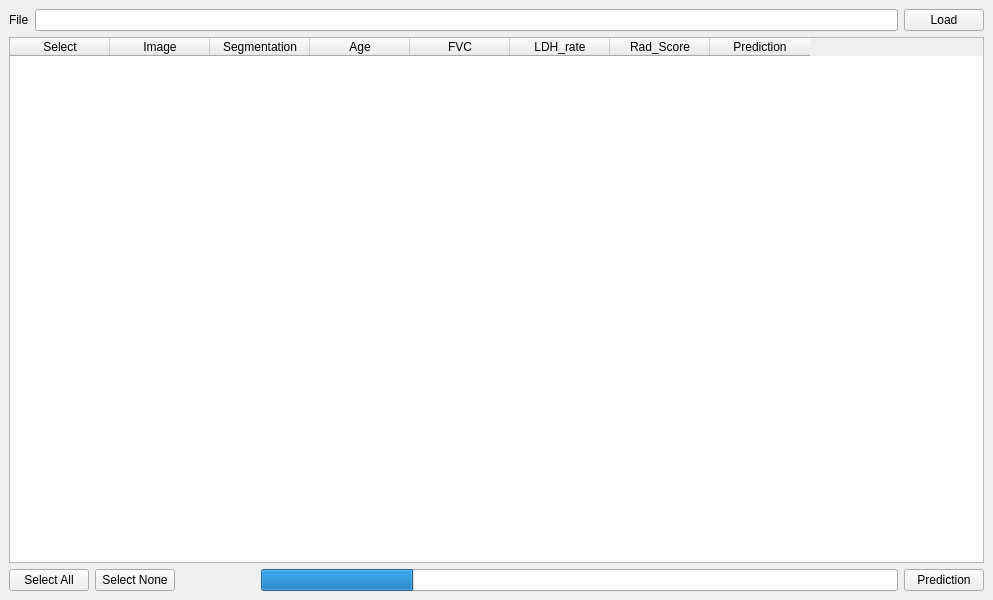
<?xml version="1.0" encoding="UTF-8"?>
<ui version="4.0">
 <class>MainWindow</class>
 <widget class="QMainWindow" name="MainWindow">
  <property name="geometry">
   <rect>
    <x>0</x>
    <y>0</y>
    <width>993</width>
    <height>600</height>
   </rect>
  </property>
  <property name="windowTitle">
   <string>Main</string>
  </property>
  <widget class="QWidget" name="centralwidget">
   <layout class="QVBoxLayout" name="verticalLayout">
    <item>
     <layout class="QGridLayout" name="gridLayout">
      <item row="0" column="2">
       <widget class="QPushButton" name="pushButtonLoad">
        <property name="text">
         <string>Load</string>
        </property>
       </widget>
      </item>
      <item row="0" column="1">
       <widget class="QLineEdit" name="folderName"/>
      </item>
      <item row="0" column="0">
       <widget class="QLabel" name="label">
        <property name="text">
         <string>File</string>
        </property>
       </widget>
      </item>
     </layout>
    </item>
    <item>
     <widget class="QTableWidget" name="tableWidget">
      <column>
       <property name="text">
        <string>Select</string>
       </property>
      </column>
      <column>
       <property name="text">
        <string>Image</string>
       </property>
      </column>
      <column>
       <property name="text">
        <string>Segmentation</string>
       </property>
      </column>
      <column>
       <property name="text">
        <string>Age</string>
       </property>
      </column>
      <column>
       <property name="text">
        <string>FVC</string>
       </property>
      </column>
      <column>
       <property name="text">
        <string>LDH_rate</string>
       </property>
      </column>
      <column>
       <property name="text">
        <string>Rad_Score</string>
       </property>
      </column>
      <column>
       <property name="text">
        <string>Prediction</string>
       </property>
      </column>
     </widget>
    </item>
    <item>
     <layout class="QHBoxLayout" name="horizontalLayout">
      <item>
       <widget class="QPushButton" name="pushButtonSelect_All">
        <property name="text">
         <string>Select All</string>
        </property>
       </widget>
      </item>
      <item>
       <widget class="QPushButton" name="pushButtonSelect_None">
        <property name="text">
         <string>Select None</string>
        </property>
       </widget>
      </item>
      <item>
       <spacer name="horizontalSpacer">
        <property name="orientation">
         <enum>Qt::Horizontal</enum>
        </property>
        <property name="sizeType">
         <enum>QSizePolicy::Fixed</enum>
        </property>
        <property name="sizeHint" stdset="0">
         <size>
          <width>80</width>
          <height>20</height>
         </size>
        </property>
       </spacer>
      </item>
      <item>
       <widget class="QProgressBar" name="progressBar">
        <property name="value">
         <number>24</number>
        </property>
        <property name="textVisible">
         <bool>false</bool>
        </property>
       </widget>
      </item>
      <item>
       <widget class="QPushButton" name="pushButton_CalculateFeature">
        <property name="text">
         <string>Prediction</string>
        </property>
       </widget>
      </item>
     </layout>
    </item>
   </layout>
  </widget>
 </widget>
 <resources/>
 <connections/>
</ui>
